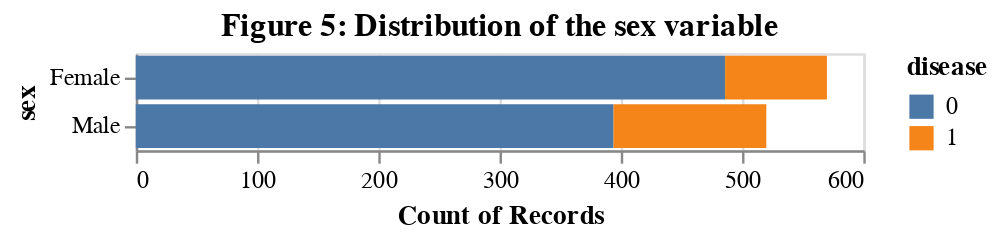

Notebook source saved alongside this figure:
### Markdown cell above
Systolic and diastolic blood pressure (SBP and DBP) show a strong linear relationship. Additionally, the color differentiation indicates potential trends between these variables and the presence of heart disease, with some variables like SBP exhibiting clusters that may correlate with higher instances of the disease.

### Code cell
#Distribution of the categorical variable 
alt.Chart(train_df, title = "Figure 5: Distribution of the sex variable").mark_bar().encode(
    y="sex",
    x= "count()",
    color = "disease:N"
)

### Figure 1 — Vega-Lite specification as saved in the notebook (floating-point values rounded to 4 significant figures; data arrays with more than 128 entries replaced by an {"elided": "..."} marker saying what was removed)
{"config": {"view": {"continuousWidth": 300, "continuousHeight": 300}}, "data": {"name": "data-5fe4e6e4552021d39026d4b3c0d760ab"}, "mark": {"type": "bar"}, "encoding": {"color": {"field": "disease", "type": "nominal"}, "x": {"aggregate": "count", "type": "quantitative"}, "y": {"field": "sex", "type": "nominal"}}, "title": "Figure 5: Distribution of the sex variable", "$schema": "https://vega.github.io/schema/vega-lite/v5.15.1.json", "datasets": {"data-5fe4e6e4552021d39026d4b3c0d760ab": {"elided": "1090 records"}}}
